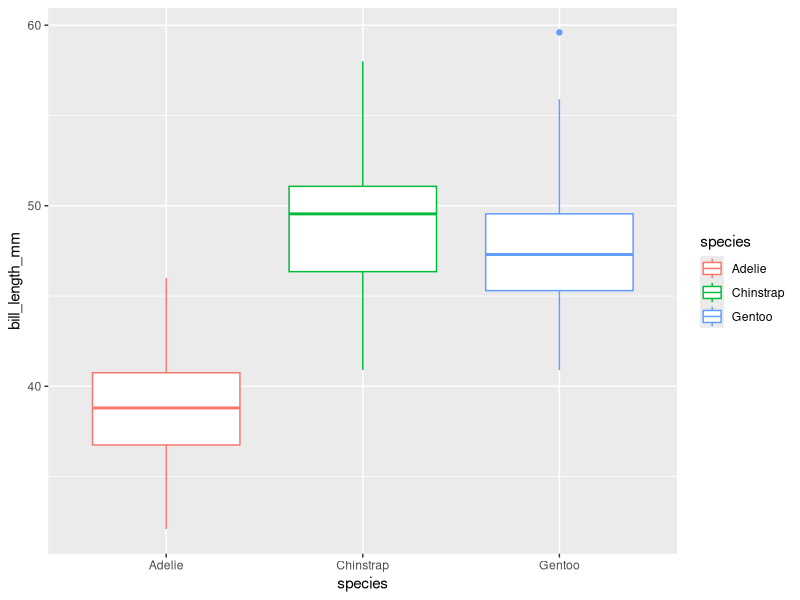
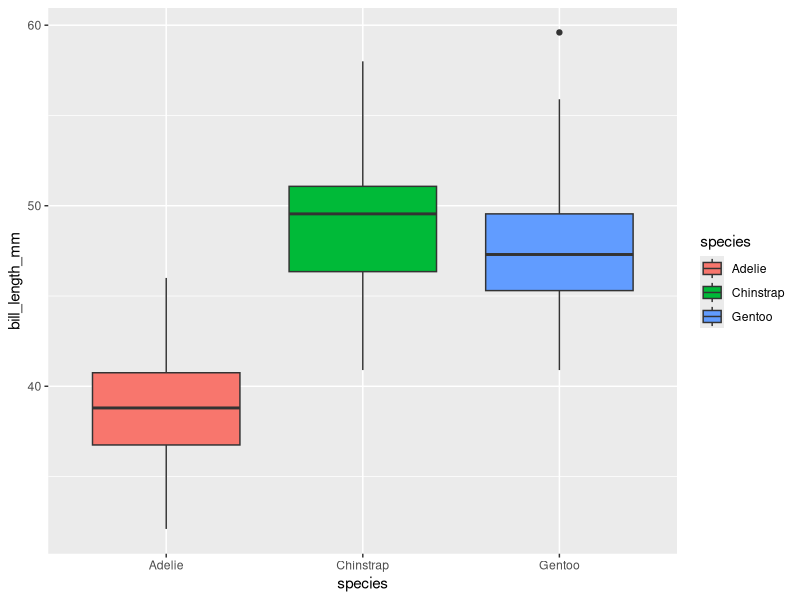
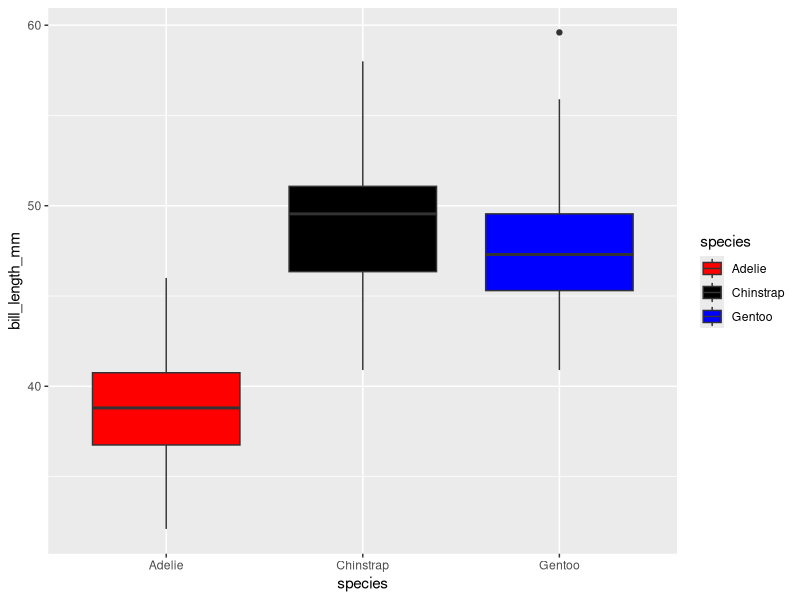
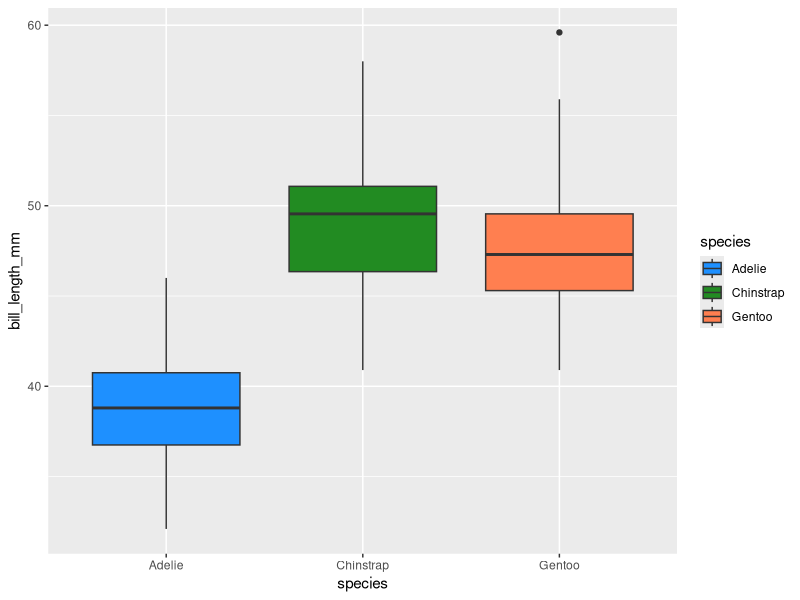
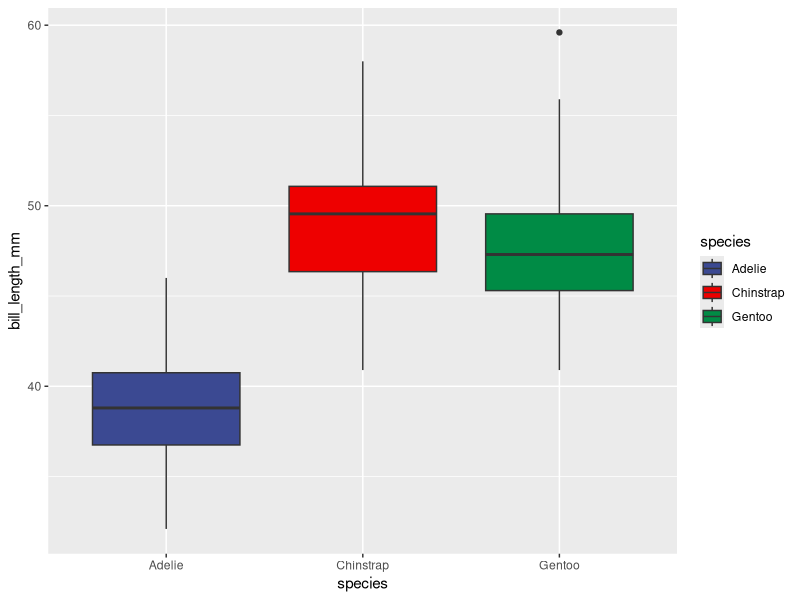

Source code (R) for these figures, in order:
## ---- chunk 1
#| warning: false
#Load packages
library(tidyverse)
library(ggsci) #for easy color scales
library(patchwork) #to make multi-panel plots 
library(palmerpenguins) # our fave penguin friends :)
## ---- chunk 2
ggplot(data=penguins, aes(x=species, y= bill_length_mm, color=species)) +
  geom_boxplot()
## ---- chunk 3
ggplot(data=penguins, aes(x=species, y= bill_length_mm, fill=species)) +
  geom_boxplot()
## ---- chunk 4
ggplot(data=penguins, aes(x=species, y= bill_length_mm)) +
  geom_boxplot(aes(fill=species))+
  scale_fill_manual(values=c('red', 'black', 'blue'))

## ---- chunk 5
mypal<-c('dodgerblue', 'forestgreen', 'coral') # here I've made a 3 color palette

ggplot(data=penguins, aes(x=species, y= bill_length_mm)) +
  geom_boxplot(aes(fill=species))+
  scale_fill_manual(values=mypal)
## ---- chunk 6
ggplot(data=penguins, aes(x=species, y= bill_length_mm)) +
  geom_boxplot(aes(fill=species))+
  scale_fill_aaas()
